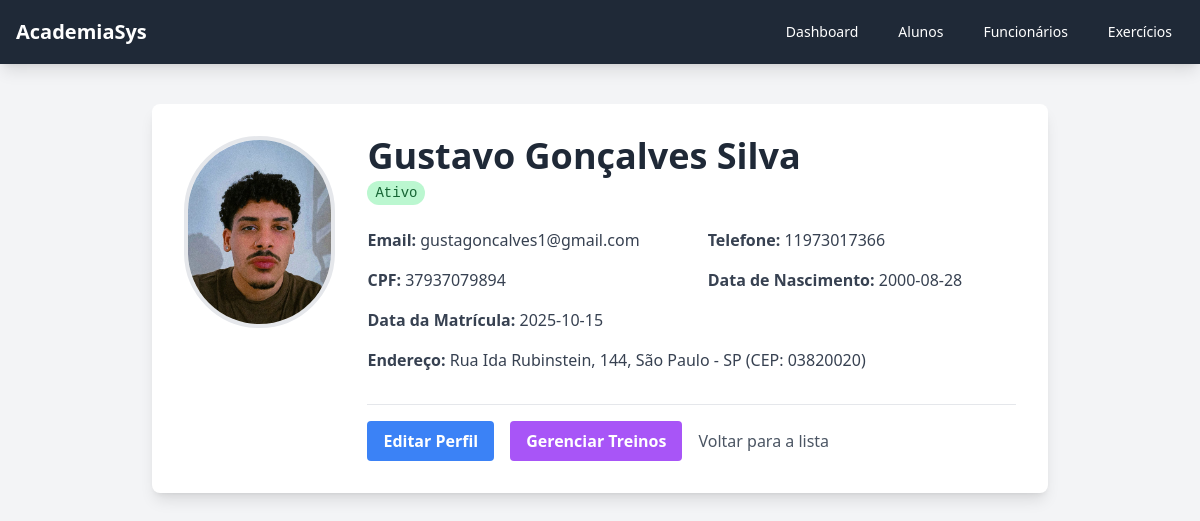
Before: /aluno/perfil/1 with the older database file.
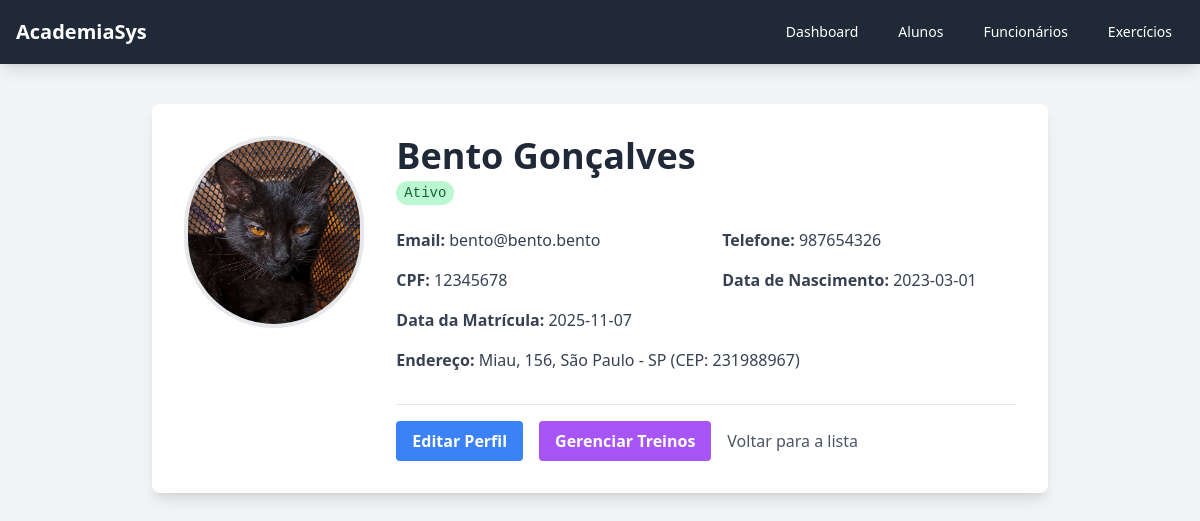
After: the same page with the newer database file.
### app.py (models this page shows)
class Aluno(db.Model):
    __tablename__ = 'alunos'
    id = db.Column(db.Integer, primary_key=True)
    nome = db.Column(db.String(100), nullable=False)
    foto = db.Column(db.String(100), nullable=True, default='default.png')
    cpf = db.Column(db.String(14), unique=True, nullable=False)
    data_nascimento = db.Column(db.String(10), nullable=False)
    endereco = db.Column(db.String(200), nullable=True)
    cidade = db.Column(db.String(100), nullable=True)
    estado = db.Column(db.String(2), nullable=True)
    cep = db.Column(db.String(9), nullable=True)
    telefone = db.Column(db.String(20), nullable=True)
    email = db.Column(db.String(100), unique=True, nullable=True)
    data_matricula = db.Column(db.String(10), nullable=True)
    status = db.Column(db.String(10), default= 'Ativo', nullable=False)
    treinos = db.relationship('Treino', back_populates='aluno', lazy=True, cascade="all, delete-orphan")

### app.py (the view)
@app.route('/aluno/perfil/<int:aluno_id>')
def perfil_aluno(aluno_id):
    aluno = Aluno.query.get_or_404(aluno_id)
    return render_template('perfil_aluno.html', aluno=aluno)

### templates/perfil_aluno.html (shortened to what this page needs)
{% extends 'base.html' %}
{% block content %}
<div class="max-w-4xl mx-auto bg-white p-8 shadow-lg rounded-lg">
    <div class="flex flex-col md:flex-row items-center md:items-start">
        <img src="{{ url_for('static', filename='uploads/' + aluno.foto) }}" alt="Foto de {{ aluno.nome }}" class="w-48 h-48 rounded-full object-cover border-4 border-gray-200 mb-6 md:mb-0 md:mr-8">
        <div class="w-full">
            <h1 class="text-4xl font-bold text-gray-800">{{ aluno.nome }}</h1>
            <p class="text-lg text-gray-500 mb-4">
                <span class="font-mono px-2 py-1 rounded-full text-sm {{ 'bg-green-200 text-green-800' if aluno.status == 'Ativo' else 'bg-red-200 text-red-800' }}">{{ aluno.status }}</span>
            </p>
            <div class="grid grid-cols-1 md:grid-cols-2 gap-x-8 gap-y-4 mt-6 text-gray-700">
                <div><strong>Email:</strong> {{ aluno.email or 'Não informado' }}</div>
                <div><strong>Telefone:</strong> {{ aluno.telefone or 'Não informado' }}</div>
                <div><strong>CPF:</strong> {{ aluno.cpf }}</div>
                <div><strong>Data de Nascimento:</strong> {{ aluno.data_nascimento }}</div>
                <div><strong>Data da Matrícula:</strong> {{ aluno.data_matricula or 'Não informado' }}</div>
                <div class="col-span-2"><strong>Endereço:</strong> {{ aluno.endereco or 'Não informado' }}, {{ aluno.cidade or '' }} - {{ aluno.estado or '' }} (CEP: {{ aluno.cep or 'N/A' }})</div>
            </div>
            <div class="mt-8 border-t pt-4 flex items-center space-x-4">
                 <a href="{{ url_for('editar_aluno', aluno_id=aluno.id) }}" class="bg-blue-500 hover:bg-blue-600 text-white font-bold py-2 px-4 rounded">Editar Perfil</a>
                 <a href="{{ url_for('gerenciar_treinos', aluno_id=aluno.id) }}" class="bg-purple-500 hover:bg-purple-600 text-white font-bold py-2 px-4 rounded">Gerenciar Treinos</a>
                 <a href="{{ url_for('lista_alunos') }}" class="text-gray-600 hover:underline">Voltar para a lista</a>
            </div>
        </div>
    </div>
</div>
{% endblock %}

### templates/base.html (shortened to what this page needs)
<!DOCTYPE html>
<html lang="pt-br">
<head>
    <script src="https://cdn.tailwindcss.com"></script>
</head>
<body class="bg-gray-100">
    <nav class="bg-gray-800 text-white shadow-lg">
        <div class="max-w-7xl mx-auto px-4">
            <div class="flex justify-between h-16">
                <div class="flex items-center">
                    <a href="{{ url_for('index') }}" class="font-bold text-xl">AcademiaSys</a>
                </div>
                <div class="flex items-center space-x-4">
                    <a href="{{ url_for('index') }}" class="px-3 py-2 rounded-md text-sm font-medium hover:bg-gray-700">Dashboard</a>
                    <a href="{{ url_for('lista_alunos') }}" class="px-3 py-2 rounded-md text-sm font-medium hover:bg-gray-700">Alunos</a>
                    <a href="{{ url_for('lista_funcionarios') }}" class="px-3 py-2 rounded-md text-sm font-medium hover:bg-gray-700">Funcionários</a>
                    <a href="{{ url_for('lista_exercicios') }}" class="px-3 py-2 rounded-md text-sm font-medium hover:bg-gray-700">Exercícios</a>
                </div>
            </div>
        </div>
    </nav>
    <main class="p-10">
        {% block content %}{% endblock %}
    </main>
</body>
</html>

Changed rows visible on the page:
changed Aluno "São Paulo": foto: a different picture; nome "Gustavo Gonçalves Silva" → "Bento Gonçalves"; email "gustagoncalves1@gmail.com" → "bento@bento.bento"; telefone "11973017366" → "987654326"; cpf "37937079894" → "12345678"; data_nascimento "2000-08-28" → "2023-03-01"; data_matricula "2025-10-15" → "2025-11-07"; endereco "Rua Ida Rubinstein, 144" → "Miau, 156"; cep "03820020" → "231988967"
